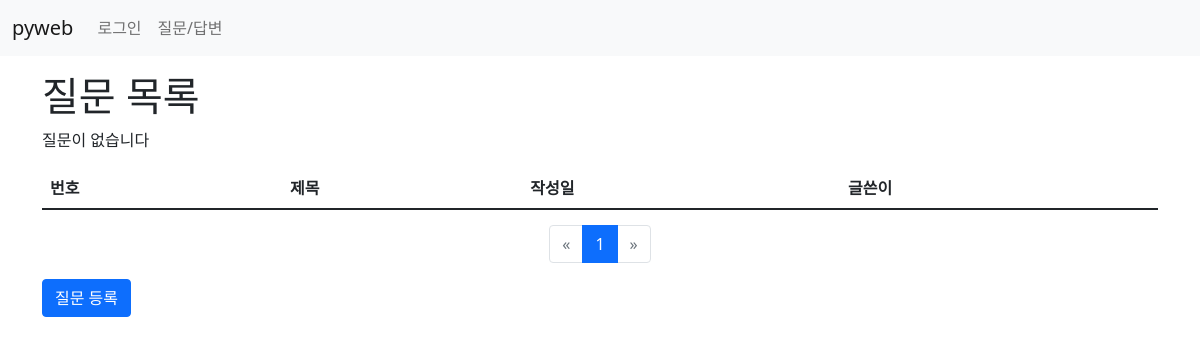
Page /board/ on the earlier database version.
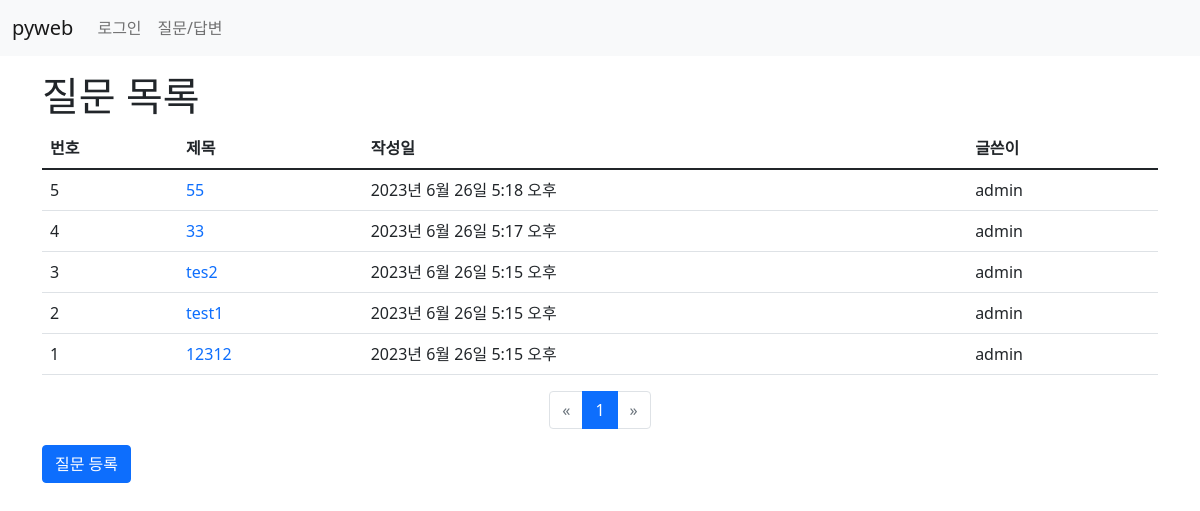
Same page on the later database version.
### board/models.py (models this page shows, shortened)
class Question(models.Model):
    author = models.ForeignKey(User, on_delete=models.CASCADE)
    subject = models.CharField(max_length=200)
    content = models.TextField()
    create_date = models.DateTimeField()
    modify_date = models.DateTimeField(null=True,blank=True)

### board/views.py (the view)
# urls.py: path('', views.question_list, name='question_list'),
def question_list(request):
    question_list = Question.objects.order_by('-create_date')
    page = request.GET.get('page', '1')
    paginator = Paginator(question_list, 10)
    page_obj = paginator.get_page(page)
    context = {'question_list':page_obj}
    return render(request, 'board/question_list.html', context)

### board/templatetags/board_filter.py (called while the page is built)
@register.filter
def sub(value, arg):
    return value - arg #원래값 - 매개값 - sub:arg

### templates/board/question_list.html
{% extends 'base.html' %}
{% load board_filter %}
{% block content %}
<div class="container my-3">
<section>
<h1>질문 목록</h1>
    <table class="table">
        <thead>
            <tr>
                <th>번호</th>
                <th>제목</th>
                <th>작성일</th>
                <th>글쓴이</th>
            </tr>
        </thead>
            <tbody>
            {% if question_list %}
                {% for question in question_list %}
                    <tr>
                        <td>{{ question_list.paginator.count|sub:question_list.start_index|sub:forloop.counter0|add:1 }}</td>
                        <td><a href="{% url 'board:detail' question.id %}">
                            {{ question.subject}}</a>
                        </td>
                        <td>{{ question.create_date }}</td>
                        <td>{{ question.author }}</td>
                    </tr>
                {% endfor %}
            {% else %}
                <tr>
                    <p>질문이 없습니다</p>
                </tr>
            {% endif %}
            </tbody>
        </table>
    <ul class="pagination justify-content-center">
        {% if question_list.has_previous %}
            <li class="page-item">
                <a class="page-link" href="?page={{ question_list.previous_page_number }}">&laquo;</a>
            </li>
        {% else %}
            <li class="page-item disabled">
                <a class="page-link" href="">&laquo;</a>
            </li>
        {% endif %}
        {% for page_number in question_list.paginator.page_range %}
            {% if page_number == question_list.number %}
                <li class="page-item active">
                    <a class="page-link" href="?page={{ page_number }}">{{ page_number }}</a>
                </li>
            {% else %}
                <li class="page-item">
                    <a class="page-link" href="?page={{ page_number }}">{{ page_number }}</a>
                </li>
            {% endif %}
        {% endfor %}
        {% if question_list.has_next %}
            <li class="page-item">
                <a class="page-link" href="?page={{ question_list.next_page_number }}">&raquo;</a>
            </li>
        {% else %}
            <li class="page-item disabled">
                <a class="page-link" href="">&raquo;</a>
            </li>
        {% endif %}
    </ul>
    <a href="{% url 'board:question_create' %}" class="btn btn-primary">질문 등록</a>
    </section>
</div>
{% endblock %}

### templates/base.html (shortened to what this page needs)
<!DOCTYPE html>
<html lang="ko">
{% load static %}
<head>
    <link rel="stylesheet" href="{% static 'board/css/bootstrap.css' %}">
    <link rel="stylesheet" href="{% static 'board/css/style.css' %}">
</head>
<body>
{% include 'navbar.html' %}
{% block content %}
{% endblock %}
</body>
</html>

### templates/navbar.html (shortened to what this page needs)
<nav class="navbar navbar-expand-lg navbar-light bg-light">
  <div class="container-fluid">
    <a class="navbar-brand" href="/">pyweb</a>
    <div class="collapse navbar-collapse" id="navbarSupportedContent">
      <ul class="navbar-nav me-auto mb-2 mb-lg-0">
        <li class="nav-item">
          {% if user.is_authenticated %}
          <a class="nav-link" href="{% url 'common:logout'  %}">
            {{user.username}}(로그아웃)</a>
          {% else %}
          <a class="nav-link" href="{% url 'common:login'  %}">로그인</a>
          {% endif %}
        </li>
        <li class="nav-item">
          <a class="nav-link" href="{% url 'board:question_list' %}" >질문/답변</a>
        </li>
      </ul>
    </div>
  </div>
</nav>

### static/board/css/style.css (style rules this page uses)
a { text-decoration: none; }

Differences in the rows shown:
added Question: paginator.count|sub "5", subject "55", create_date "2023년 6월 26일 5:18 오후", author "admin"
added Question: paginator.count|sub "4", subject "33", create_date "2023년 6월 26일 5:17 오후", author "admin"
added Question: paginator.count|sub "3", subject "tes2", create_date "2023년 6월 26일 5:15 오후", author "admin"
added Question: paginator.count|sub "2", subject "test1", create_date "2023년 6월 26일 5:15 오후", author "admin"
added Question: paginator.count|sub "1", subject "12312", create_date "2023년 6월 26일 5:15 오후", author "admin"
Other differences:
text no longer shown: "질문이 없습니다"
